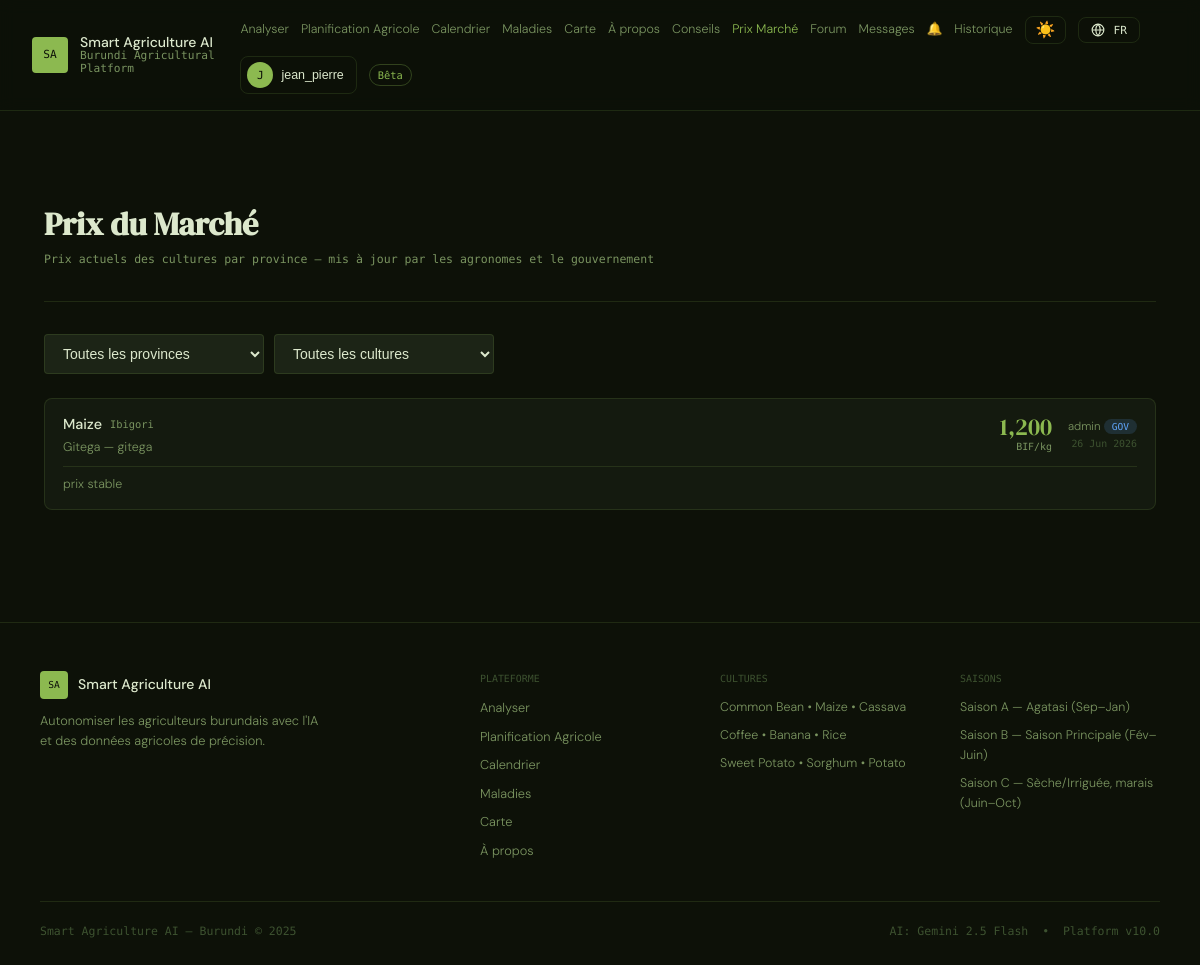
Page /market (signed in) on the committed database.
### models.py (models this page shows, shortened)
class User(UserMixin, db.Model):
    __tablename__ = "users"
    id            = db.Column(db.Integer, primary_key=True)
    username      = db.Column(db.String(64),  unique=True, nullable=False)
    email         = db.Column(db.String(120), unique=True, nullable=False)
    password_hash = db.Column(db.String(256), nullable=False)
    role          = db.Column(db.String(20),  nullable=False, default="farmer")
    language      = db.Column(db.String(5),   nullable=False, default="fr")  # fr | rn | en
    theme         = db.Column(db.String(10),  nullable=False, default="dark") # dark | light
    full_name     = db.Column(db.String(120), nullable=True)
    phone         = db.Column(db.String(30),  nullable=True)
    province      = db.Column(db.String(60),  nullable=True)
    commune       = db.Column(db.String(60),  nullable=True)
    created_at    = db.Column(db.DateTime, default=datetime.utcnow)
    last_login    = db.Column(db.DateTime, nullable=True)
    is_active                = db.Column(db.Boolean, default=True)
    is_verified_professional = db.Column(db.Boolean, default=False)
    analyses      = db.relationship("Analysis", backref="user", lazy=True, cascade="all, delete-orphan")
    farms         = db.relationship("Farm", backref="owner", lazy=True, cascade="all, delete-orphan")
    forum_posts   = db.relationship("ForumPost", backref="author", lazy=True, cascade="all, delete-orphan")
    forum_replies = db.relationship("ForumReply", backref="author", lazy=True, cascade="all, delete-orphan")
    sent_messages = db.relationship("DirectMessage", foreign_keys="DirectMessage.sender_id", backref="sender", lazy=True, cascade="all, delete-orphan")
    recv_messages = db.relationship("DirectMessage", foreign_keys="DirectMessage.receiver_id", backref="receiver", lazy=True)
    @property
    def is_admin(self): return self.role == "admin"

class MarketPrice(db.Model):
    __tablename__ = "market_prices"
    id         = db.Column(db.Integer, primary_key=True)
    crop_name  = db.Column(db.String(80),  nullable=False)
    local_name = db.Column(db.String(80),  nullable=True)
    price_bif  = db.Column(db.Float,       nullable=False)  # BIF per kg
    province   = db.Column(db.String(60),  nullable=False)
    market     = db.Column(db.String(120), nullable=True)   # market name e.g. "Marché de Gitega"
    posted_by  = db.Column(db.Integer, db.ForeignKey("users.id"), nullable=False)
    notes      = db.Column(db.Text, nullable=True)
    created_at = db.Column(db.DateTime, default=datetime.utcnow)
    poster = db.relationship("User", backref=db.backref("market_prices", lazy=True))

### features_routes.py (the view, shortened to what this page needs)
@features_bp.route("/market")
def market():
    province = request.args.get("province", "all")
    crop_filter = request.args.get("crop", "all")
    prices_q = MarketPrice.query
    if province != "all":
        prices_q = prices_q.filter_by(province=province)
    if crop_filter != "all":
        prices_q = prices_q.filter_by(crop_name=crop_filter)
    prices = prices_q.order_by(MarketPrice.created_at.desc()).limit(100).all()
    summary = {}
    all_prices = MarketPrice.query.order_by(MarketPrice.created_at.desc()).all()
    for p in all_prices:
        key = (p.crop_name, p.province)
        if key not in summary:
            summary[key] = p
    crops_with_prices = list({p.crop_name for p in all_prices})
    crops_with_prices.sort()
    trends = {}
    cutoff = datetime.utcnow() - timedelta(days=7)
    for crop in crops_with_prices:
        recent = MarketPrice.query.filter(
            MarketPrice.crop_name == crop,
            MarketPrice.created_at >= cutoff
        ).all()
    can_post = (current_user.is_authenticated and
                (current_user.is_verified_professional or
                 current_user.role in ("admin", "government")))
    return render_template("features/market.html",
        prices=prices, summary=list(summary.values()),
        provinces=BURUNDI_PROVINCES, all_crops=get_all_crops(),
        crops_with_prices=crops_with_prices, trends=trends,
        current_province=province, current_crop=crop_filter,
        can_post=can_post)

### app.py (called while the page is built)
@login_manager.user_loader
def load_user(uid): return User.query.get(int(uid))

def get_current_lang():
    if current_user.is_authenticated and current_user.language in SUPPORTED_LANGS:
        return current_user.language
    return session.get("lang", DEFAULT_LANG)

def get_current_theme():
    if current_user.is_authenticated and current_user.theme in ("dark","light"):
        return current_user.theme
    return session.get("theme", "dark")

@app.context_processor
def inject_translation():
    lang  = get_current_lang()
    theme = get_current_theme()
    return {"t": lambda key: t(key, lang), "current_lang": lang,
            "lang_names": LANG_NAMES, "supported_langs": SUPPORTED_LANGS,
            "current_theme": theme}

### crop_calendar.py (called while the page is built)
def get_all_crops(): return CROPS

### translations.py (called while the page is built)
def t(key: str, lang: str = DEFAULT_LANG) -> str:
    if lang not in SUPPORTED_LANGS:
        lang = DEFAULT_LANG
    entry = STRINGS.get(key)
    if not entry:
        return key  # untranslated key shown as-is, makes missing strings obvious during dev
    return entry.get(lang) or entry.get(DEFAULT_LANG) or key

### templates/features/market.html (shortened to what this page needs)
{% extends "base.html" %}
{% block content %}
<section class="history-hero">
    <div>
        <h1 class="cal-title">Prix du Marché</h1>
        <p class="cal-subtitle">Prix actuels des cultures par province — mis à jour par les agronomes et le gouvernement</p>
    </div>
</section>
<div style="display:flex;gap:12px;flex-wrap:wrap;margin-bottom:24px">
    <form method="GET" style="display:flex;gap:10px;flex-wrap:wrap;width:100%">
        <select name="province" class="form-input form-select" style="flex:1;max-width:220px" onchange="this.form.submit()">
            <option value="all" {% if current_province=='all' %}selected{% endif %}>Toutes les provinces</option>
        </select>
        <select name="crop" class="form-input form-select" style="flex:1;max-width:220px" onchange="this.form.submit()">
            <option value="all" {% if current_crop=='all' %}selected{% endif %}>Toutes les cultures</option>
        </select>
    </form>
</div>
{% if prices %}
<div style="display:flex;flex-direction:column;gap:8px">
{% for p in prices %}
<div style="background:var(--color-surface);border:1px solid var(--color-border);border-radius:var(--radius-lg);padding:14px 18px">
    <div style="display:flex;align-items:center;justify-content:space-between;gap:12px;flex-wrap:wrap">
        <div style="display:flex;align-items:center;gap:12px">
            <div>
                <div style="display:flex;align-items:center;gap:8px;margin-bottom:2px">
                    <span style="font-size:0.9rem;font-weight:500">{{ p.crop_name }}</span>
                    {% if p.local_name %}<span style="font-family:var(--font-mono);font-size:0.65rem;color:var(--color-text-muted)">{{ p.local_name }}</span>{% endif %}
                </div>
                <div style="font-size:0.78rem;color:var(--color-text-muted)">
                    {{ p.province }}{% if p.market %} — {{ p.market }}{% endif %}
                </div>
            </div>
        </div>
        <div style="display:flex;align-items:center;gap:16px">
            <div style="text-align:right">
                <p style="font-family:var(--font-display);font-size:1.5rem;color:var(--color-green);line-height:1">{{ "{:,.0f}".format(p.price_bif) }}</p>
                <p style="font-family:var(--font-mono);font-size:0.62rem;color:var(--color-text-muted)">BIF/kg</p>
            </div>
            <div style="text-align:right">
                <p style="font-size:0.72rem;color:var(--color-text-muted)">{{ p.poster.username }}
                {% if p.poster.role in ['government','admin'] %}<span class="gov-badge">GOV</span>{% endif %}
                </p>
                <p style="font-family:var(--font-mono);font-size:0.62rem;color:var(--color-text-faint)">{{ p.created_at.strftime('%d %b %Y') }}</p>
            </div>
        </div>
    </div>
    {% if p.notes %}<p style="font-size:0.78rem;color:var(--color-text-muted);margin-top:8px;padding-top:8px;border-top:1px solid var(--color-border)">{{ p.notes }}</p>{% endif %}
</div>
{% endfor %}
</div>
{% endif %}
{% endblock %}

### templates/base.html (shortened to what this page needs)
<!DOCTYPE html>
<html lang="{{ current_lang }}" data-theme="{{ current_theme }}">
<head>
    <link rel="stylesheet" href="{{ url_for('static', filename='css/main.css') }}"/>
</head>
<body>
<header class="site-header">
    <a href="{{ url_for('index') }}" class="logo">
        <span class="logo-mark">SA</span>
        <div class="logo-text">
            <span class="logo-primary">Smart Agriculture AI</span>
            <span class="logo-tag">Burundi Agricultural Platform</span>
        </div>
    </a>
    <nav class="site-nav" id="desktopNav">
        <a href="{{ url_for('index') }}" class="nav-link {% if request.endpoint=='index' %}nav-link--active{% endif %}">{{ t('nav.analyze') }}</a>
        <a href="{{ url_for('farm.farm_list') }}" class="nav-link {% if request.blueprint=='farm' %}nav-link--active{% endif %}">{{ t('nav.farm_planning') }}</a>
        <a href="{{ url_for('calendar') }}" class="nav-link {% if request.endpoint=='calendar' %}nav-link--active{% endif %}">{{ t('nav.calendar') }}</a>
        <a href="{{ url_for('disease_library') }}" class="nav-link {% if request.endpoint=='disease_library' %}nav-link--active{% endif %}">{{ t('nav.diseases') }}</a>
        <a href="{{ url_for('outbreak_map') }}" class="nav-link {% if request.endpoint=='outbreak_map' %}nav-link--active{% endif %}">{{ t('nav.map') }}</a>
        <a href="{{ url_for('about') }}" class="nav-link {% if request.endpoint=='about' %}nav-link--active{% endif %}">{{ t('nav.about') }}</a>
        <a href="{{ url_for('features.planting_advice') }}" class="nav-link {% if request.endpoint=='features.planting_advice' %}nav-link--active{% endif %}">Conseils</a>
        <a href="{{ url_for('features.market') }}" class="nav-link {% if request.endpoint in ['features.market','features.market_post'] %}nav-link--active{% endif %}">Prix Marché</a>
        <a href="{{ url_for('community.forum') }}" class="nav-link {% if request.blueprint=='community' and 'forum' in (request.endpoint or '') %}nav-link--active{% endif %}">Forum</a>
        {% if current_user.is_authenticated %}
        <a href="{{ url_for('community.inbox') }}" class="nav-link {% if request.endpoint in ['community.inbox','community.conversation'] %}nav-link--active{% endif %}" id="inboxLink">
            Messages
        </a>
        <a href="{{ url_for('features.notifications') }}" class="nav-link {% if request.endpoint=='features.notifications' %}nav-link--active{% endif %}" id="notifLink">
            🔔
        </a>
        {% endif %}
        {% if current_user.is_authenticated %}
            <a href="{{ url_for('farm_history') }}" class="nav-link {% if 'history' in (request.endpoint or '') %}nav-link--active{% endif %}">{{ t('nav.history') }}</a>
        {% endif %}
        <button class="nav-theme-btn" id="themeToggleBtn" onclick="toggleTheme()" title="Toggle light/dark mode" aria-label="Toggle theme">
            <span id="themeIcon">{% if current_theme == 'light' %}🌙{% else %}☀️{% endif %}</span>
        </button>
        <div class="nav-lang-menu">
            <button class="nav-lang-btn" id="langMenuBtn" aria-label="Language">
                <svg width="14" height="14" viewBox="0 0 24 24" fill="none" stroke="currentColor" stroke-width="2"><circle cx="12" cy="12" r="10"/><path d="M2 12h20M12 2a15 15 0 0 1 0 20M12 2a15 15 0 0 0 0 20"/></svg>
                <span>{{ current_lang|upper }}</span>
            </button>
        </div>
        {% if current_user.is_authenticated %}
            <div class="nav-user-menu">
                <button class="nav-user-btn" id="userMenuBtn" aria-label="User menu">
                    <span class="nav-user-avatar">{{ current_user.username[0].upper() }}</span>
                    <span class="nav-user-name">{{ current_user.username }}</span>
                </button>
            </div>
        {% else %}
            <a href="{{ url_for('auth_login') }}" class="btn btn--outline nav-auth-btn">{{ t('nav.login') }}</a>
            <a href="{{ url_for('auth_register') }}" class="btn btn--primary nav-auth-btn">{{ t('nav.register') }}</a>
        {% endif %}
        <span class="nav-badge">{{ t('nav.beta') }}</span>
    </nav>
</header>
<main class="site-main">
    {% block content %}{% endblock %}
</main>
<footer class="site-footer">
    <div class="footer-grid">
        <div class="footer-brand">
            <div class="footer-logo">
                <span class="logo-mark logo-mark--sm">SA</span>
                <span class="footer-brand-name">Smart Agriculture AI</span>
            </div>
            <p class="footer-tagline">{{ t('footer.tagline') }}</p>
        </div>
        <div class="footer-col">
            <p class="footer-col-title">{{ t('footer.platform') }}</p>
            <a href="{{ url_for('index') }}" class="footer-link">{{ t('nav.analyze') }}</a>
            <a href="{{ url_for('farm.farm_list') }}" class="footer-link">{{ t('nav.farm_planning') }}</a>
            <a href="{{ url_for('calendar') }}" class="footer-link">{{ t('nav.calendar') }}</a>
            <a href="{{ url_for('disease_library') }}" class="footer-link">{{ t('nav.diseases') }}</a>
            <a href="{{ url_for('outbreak_map') }}" class="footer-link">{{ t('nav.map') }}</a>
            <a href="{{ url_for('about') }}" class="footer-link">{{ t('nav.about') }}</a>
        </div>
        <div class="footer-col">
            <p class="footer-col-title">{{ t('footer.crops') }}</p>
            <span class="footer-text">Common Bean &bull; Maize &bull; Cassava</span>
            <span class="footer-text">Coffee &bull; Banana &bull; Rice</span>
            <span class="footer-text">Sweet Potato &bull; Sorghum &bull; Potato</span>
        </div>
        <div class="footer-col">
            <p class="footer-col-title">{{ t('footer.seasons') }}</p>
            <span class="footer-text">{{ t('season.a') }}</span>
            <span class="footer-text">{{ t('season.b') }}</span>
            <span class="footer-text">{{ t('season.c') }}</span>
        </div>
    </div>
    <div class="footer-bottom">
        <span>Smart Agriculture AI &mdash; Burundi &copy; 2025</span>
        <span class="footer-bottom-right">AI: Gemini 2.5 Flash &nbsp;&bull;&nbsp; Platform v10.0</span>
    </div>
</footer>
</body>
</html>

### rows in the picture
User: username "J", username "jean_pierre"
MarketPrice: crop_name "Maize", local_name "Ibigori", province "Gitega", market "gitega", price_bif "1,200", poster.username "admin", created_at "26 Jun 2026", notes "prix stable"

### other values in the picture
{{ t('nav.analyze') }} "Analyser"
{{ t('nav.farm_planning') }} "Planification Agricole"
{{ t('nav.calendar') }} "Calendrier"
{{ t('nav.diseases') }} "Maladies"
{{ t('nav.map') }} "Carte"
{{ t('nav.about') }} "À propos"
{{ t('nav.history') }} "Historique"
{{ current_lang|upper }} "FR"
{{ t('nav.beta') }} "Bêta"
{{ t('footer.tagline') }} "Autonomiser les agriculteurs burundais avec l'IA et des données agricoles de précision."
{{ t('footer.platform') }} "PLATEFORME"
{{ t('footer.crops') }} "CULTURES"
{{ t('footer.seasons') }} "SAISONS"
{{ t('season.a') }} "Saison A — Agatasi (Sep–Jan)"
{{ t('season.b') }} "Saison B — Saison Principale (Fév–Juin)"
